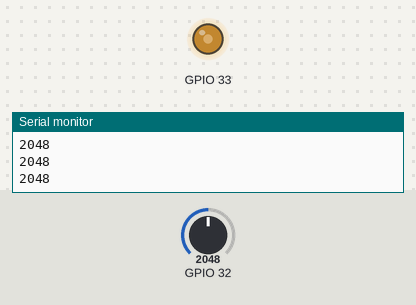
Recording of a sketch running on a simulated ESP32. On the bench: output pins drawn as LEDs (lit = HIGH), the last lines printed to the serial monitor. The inputs (shaded band) are chosen by the test bench; at power-on: GPIO 32 = 2048.

Above: at 1.2 s.
1.3 s: GPIO 32 set to 2866
At 1.6 s:
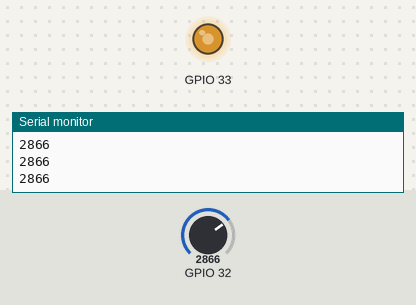
2.8 s: GPIO 32 set to 3603
At 4.0 s:
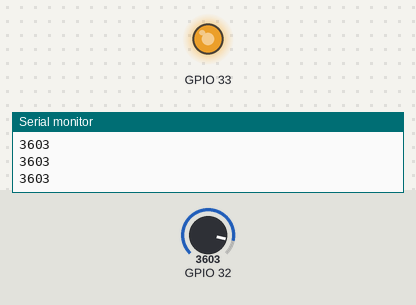
4.3 s: GPIO 32 set to 491
At 5.1 s:
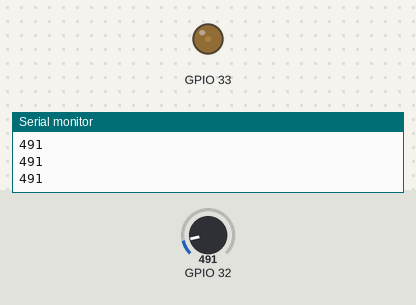
5.8 s: GPIO 32 set to 0
At 6.5 s:
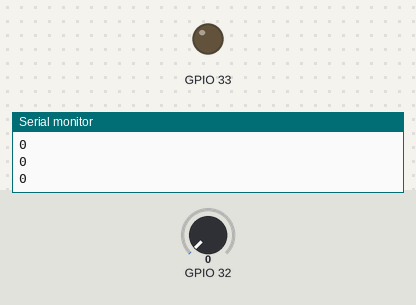
7.3 s: GPIO 32 set to 2047
At 8.5 s:
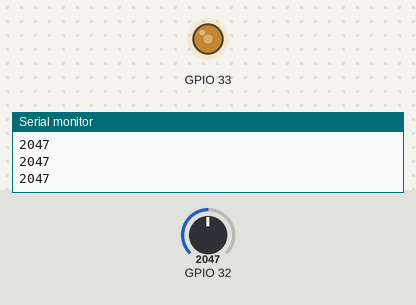
Timing chart, 0 to 9.8 s (numbered marks = the images above; inputs shaded):
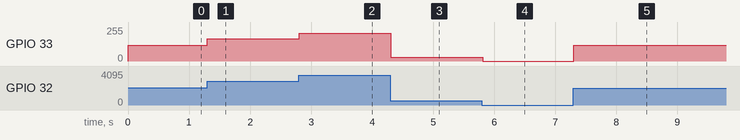

The sketch:

WK2-2.ino
```cpp
int freq=5000;
int ledChannel=0;
int resolution=8;
int val;
void setup() {
  // put your setup code here, to run once:
  ledcSetup(ledChannel, freq, resolution);
  ledcAttachPin(33, ledChannel);

}

void loop() {
  // put your main code here, to run repeatedly:
   val=analogRead(A4);
 Serial.println(val);
 ledcWrite(ledChannel, val/17);
 delay(10);
}
```

Measured:
- after the input at 1.3 s, GPIO 33: 120/255 → 167/255 at once
- after the input at 2.8 s, GPIO 33: 167/255 → 210/255 at once
- after the input at 4.3 s, GPIO 33: 210/255 → 28/255 at once
- after the input at 5.8 s, GPIO 33: 28/255 → 0/255 at once
- after the input at 7.3 s, GPIO 33: 0/255 → 120/255 at once
